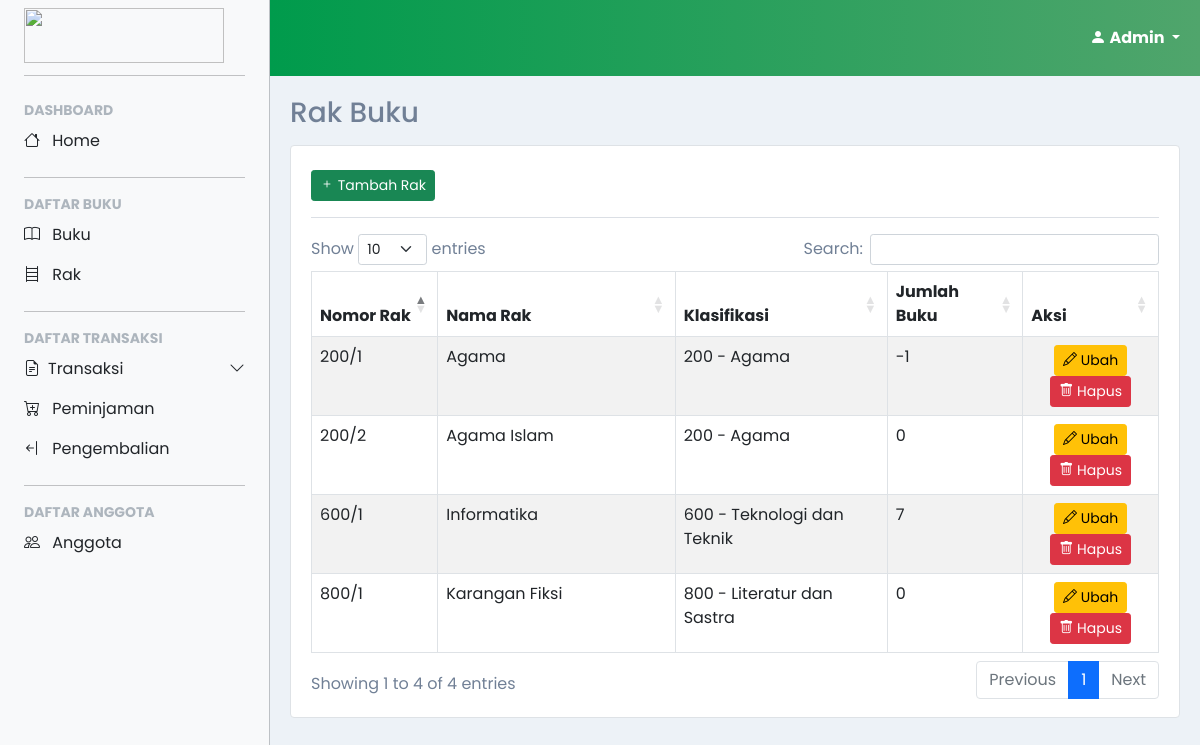
The page /account/admin/rak/rak.php (signed in) on the database its author committed.
### tables this page shows
CREATE TABLE `rak` (
  `nomor_rak` varchar(5) NOT NULL,
  `nama_rak` varchar(50) NOT NULL,
  `jumlah_buku` int(3) NOT NULL,
  `kategori` enum('000 - Umum','100 - Filsafat dan Psikologi','200 - Agama','300 - Sosial','400 - Bahasa','500 - Sains dan Matematika','600 - Teknologi dan Teknik','700 - Seni dan Rekreasi','800 - Literatur dan Sastra','900 - Sejarah dan Geografi') NOT NULL
);

### account/admin/rak/rak.php (the view, shortened to what this page needs)
<?php
include('../../../confiq.php');
$query = "SELECT * FROM `rak`";
$result = mysqli_query($conn, $query);
?>
<!DOCTYPE html>
<html>
  <head>
  </head>
  <body>
    <?php
      include('../layout/sidebar.php');
    ?>
    <main>
      <div class="container-fluid content transition">
        <h3>Rak Buku</h3>
        <div class="card border">
          <div class="card-body mt-2 mx-1">
            <div class="table-responsive">
              <div>
                <a href="addUpdateRak.php?action=tambah" class="btn btn-success btn-sm">
                  <span><i class="bi bi-plus"></i></span>
                  <span>Tambah Rak</span>
                </a>
              </div><hr class="my-3">
              <table class="table table-striped table-bordered table-hover" id="dataTables-example">
                <thead>
                  <tr>
                    <th>Nomor Rak</th>
                    <th width="28%">Nama Rak</th>
                    <th width="25%">Klasifikasi</th>
                    <th width="16%">Jumlah Buku</th>
                    <th width="16%">Aksi</th>
                  </tr>
                </thead>
                <tbody>
                  <?php
                    while($data = mysqli_fetch_array($result, MYSQLI_ASSOC)){
                      echo "<tr><td name='id'>".$data['nomor_rak']."</td>";
                      echo "<td>".$data['nama_rak']."</td>";
                      echo "<td>".$data['kategori']."</td>";
                      echo "<td>".$data['jumlah_buku']."</td>";
                      echo "<td class='text-center'>
                              <a href='addUpdateRak.php?action=edit&&nomor_rak=".$data['nomor_rak']."' class='btn btn-warning btn-sm' data-toggle='tooltip'>
                                <span><i class='bi bi-pencil'></i><span>
                                <span>Ubah</span>
                              </a>
                              <a href='addUpdateRak.php?action=delete&&nomor_rak=".$data['nomor_rak']."' class='btn btn-danger btn-sm' data-toggle='tooltip'>
                                <span><i class='bi bi-trash'></i></span>
                                <span>Hapus</span>
                              </a>
                            </td></tr>";
                    }
                  ?>
                </tbody>
              </table>
            </div>
          </div>
        </div>
      </div>
    </main>
  </body>
</html>

### account/admin/layout/style.css (style rules this page uses)
html, body { color: #718096 !important; background-color: #edf2f7; scroll-behavior: smooth; }
body, button { font-family: "Poppins", sans-serif; }
:root { --offcanvas-width: 270px; --topNavbarHeight: 56px; }
main { margin-top: var(--topNavbarHeight); }
.content { padding: 15px; }
.content h3 { margin-bottom: 15px; }
.transition { -webkit-transition: all .3s ease; -moz-transition: all .3s ease; -ms-transition: all .3s ease; -o-transition: all .3s ease; transition: all .3s ease; }
@media (min-width: 992px) { body { overflow: auto !important; } }
@media (min-width: 992px) { :root { --topNavbarHeight: 76px; } }
@media (min-width: 992px) { main { margin-left: var(--offcanvas-width); margin-top: var(--topNavbarHeight); } }
@media (min-width: 992px) { .content { padding: 20px; } }

### rows shown on the page
rak: nomor_rak "200/1", nama_rak "Agama", kategori "200 - Agama", jumlah_buku "-1"
rak: nomor_rak "200/2", nama_rak "Agama Islam", kategori "200 - Agama", jumlah_buku "0"
rak: nomor_rak "600/1", nama_rak "Informatika", kategori "600 - Teknologi dan Teknik", jumlah_buku "7"
rak: nomor_rak "800/1", nama_rak "Karangan Fiksi", kategori "800 - Literatur dan Sastra", jumlah_buku "0"

### other values the page prints
$user[0] "Admin"
